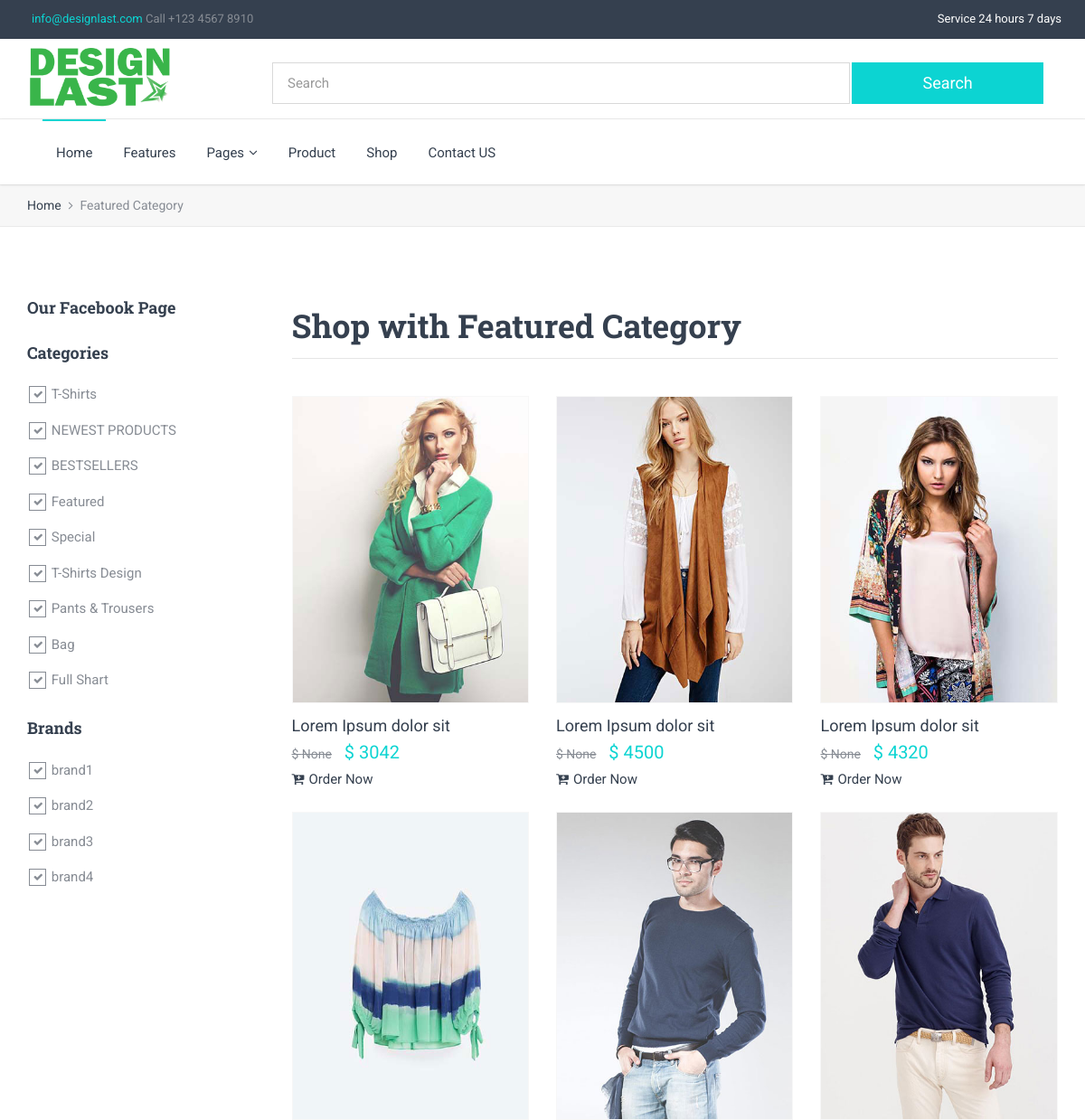
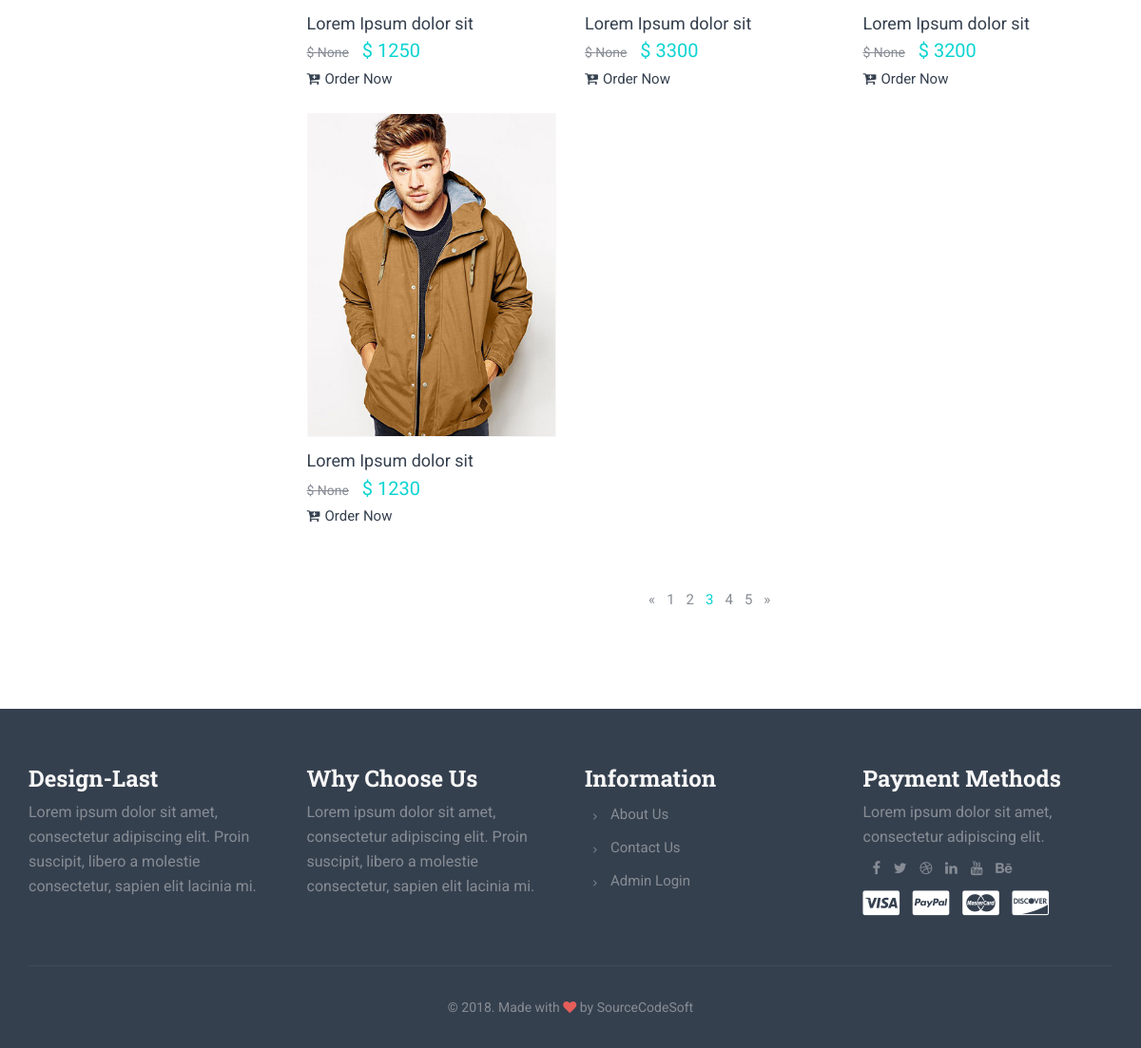
Page /category/Featured/ on the committed database (2 pictures, top to bottom).
### shopapp/models.py (models this page shows, shortened)
class Category(models.Model):
    name = models.CharField(max_length = 20, unique = True)
    create_at = models.DateTimeField(auto_now = True, auto_now_add = False)

class Brand(models.Model):
    name = models.CharField(max_length = 20, unique = True)
    create_at = models.DateTimeField(auto_now = True, auto_now_add = False)

class Product(models.Model):
    name = models.CharField(max_length = 100)
    product_code = models.IntegerField(blank = True, null = True)
    price = models.IntegerField()
    discount_price = models.IntegerField(blank = True, null = True)
    discount_off_price = models.IntegerField(blank = True, null = True)
    category = models.ForeignKey(Category, on_delete = models.CASCADE)
    color = models.ForeignKey(Color, on_delete = models.CASCADE)
    brand_name = models.ForeignKey(Brand, on_delete = models.CASCADE)
    image = models.ImageField(upload_to = 'product')
    order_now_link = models.URLField(max_length=200, blank=False)
    description = models.TextField()
    publish_on = models.DateTimeField(auto_now = False, auto_now_add = True)
    update_on = models.DateTimeField(auto_now = False, auto_now_add = True)

### shopapp/views.py (the view)
# urls.py: path('category/<name>/', Category_View.as_view(), name = 'Category_View'),
class Category_View(View):
    def get(self, request, name):
        category_product = Product.objects.filter(category__name = name)
        category_by_item = Category.objects.all()
        title_category = get_object_or_404(Category, name = name)
        brand_name = Brand.objects.all()
        search_query = request.GET.get('search_q')
        if search_query:
            product_obj = Product.filter(name__icontains = search_query)
        context = {
            'cat' : category_product,
            'cat_widget_item' : category_by_item,
            'brand_name' : brand_name,
            'title_category' : title_category
        }
        return render(request, 'design/shop-sidebar-left.html', context)

### templates/design/shop-sidebar-left.html (shortened to what this page needs)
{% extends 'app/base.html' %}
{% load static %}
{% block content %}
        <div class="breadcrumbs">
            <div class="container">
                <div class="row">
                    <div class="col-sm-12">
                        <ul>
                            <li><a href="{% url 'homepage' %}">Home</a></li>
                            <li class="active">{{ title_category.name }} Category</li>
                        </ul>
                    </div>
                </div>
            </div>
        </div>
        <section class="section white-backgorund">
            <div class="container">
                <div class="row">
                    <div class="col-sm-3">
                    <div class="widget">
                        <h6 class="subtitle">Our Facebook Page</h6>
                        </div>
                        <div class="widget">
                            <h6 class="subtitle">Categories</h6>
                            <ul class="list list-unstyled">
                              {% if cat_widget_item %}
                              {% for cat_widget in cat_widget_item %}
                                <li>
                                    <div class="checkbox-input checkbox-default">
                                        <input id="mens-category" class="styled" type="checkbox" checked>
                                        <label for="mens-category">
                                            {{cat_widget.name}}
                                        </label>
                                    </div>
                                </li>
                                {% endfor %}
                                {% endif %}
                            </ul>
                        </div>
                        <div class="widget">
                            <h6 class="subtitle">Brands</h6>
                            <ul class="list list-unstyled">
                              {% if brand_name %}
                              {% for brand in brand_name %}
                                <li>
                                    <div class="checkbox-input">
                                        <input id="armani-brand" class="styled" type="checkbox" checked>
                                        <label for="armani-brand">
                                            {{brand.name}}
                                        </label>
                                    </div>
                                </li>
                            {% endfor %}
                            {% endif %}
                            </ul>
                        </div>
                    </div>
                    <div class="col-sm-9">
                        <div class="row">
                            <div class="col-sm-12 text-left">
                                <h2 class="title">Shop with {{title_category.name}} Category</h2>
                            </div>
                        </div>
                        <hr class="spacer-5"><hr class="spacer-20 no-border">
                        <div class="row column-3">
                          {% if cat %}
                          {% for item in cat %}
                            <div class="col-sm-6 col-md-4">
                                <div class="thumbnail store style1">
                                    <div class="header">
                                        <figure class="layer">
                                            <a href="javascript:void(0);">
                                                <img src="/media/{{item.image}}" alt="">
                                            </a>
                                        </figure>
                                    </div>
                                    <div class="caption">
                                        <h6 class="regular"><a href="{% url 'Single_page_views' item.id %}">{{ item.name }}</a></h6>
                                        <div class="price">
                                            <small class="amount off">$ {{ item.discount_price }}</small>
                                            <span class="amount text-primary">$ {{ item.price }}</span>
                                        </div>
                                        <a href="{{item.order_now_link}}"><i class="fa fa-cart-plus mr-5"></i>Order Now</a>
                                    </div>
                                </div>
                            </div>
                            {% endfor %}
                            {% endif %}
                        </div>
                        <hr class="spacer-10 no-border">
                        <div class="row">
                            <div class="col-sm-12 text-center">
                                <nav>
                                    <ul class="pagination">
                                        <li class="disabled"><a href="#" aria-label="Previous"><span aria-hidden="true">&laquo;</span></a></li>
                                        <li><a href="#">1</a></li>
                                        <li><a href="#">2</a></li>
                                        <li class="active"><a href="#">3</a></li>
                                        <li><a href="#">4</a></li>
                                        <li><a href="#">5</a></li>
                                        <li><a href="#" aria-label="Next"><span aria-hidden="true">&raquo;</span></a></li>
                                    </ul>
                                </nav>
                            </div>
                        </div>
                    </div>
                </div>
            </div>
        </section>
{% endblock %}

### rows in the picture
Category: name "Featured"
Category: name "T-Shirts"
Category: name "NEWEST PRODUCTS"
Category: name "BESTSELLERS"
Category: name "Special"
Category: name "T-Shirts Design"
Category: name "Pants & Trousers"
Category: name "Bag"
Category: name "Full Shart"
Brand: name "brand1"
Brand: name "brand2"
Brand: name "brand3"
Brand: name "brand4"
Product: image (picture), name "Lorem Ipsum dolor sit", discount_price "None", price "3042"
Product: image (picture), name "Lorem Ipsum dolor sit", discount_price "None", price "4500"
Product: image (picture), name "Lorem Ipsum dolor sit", discount_price "None", price "4320"
Product: image (picture), name "Lorem Ipsum dolor sit", discount_price "None", price "1250"
Product: image (picture), name "Lorem Ipsum dolor sit", discount_price "None", price "3300"
Product: image (picture), name "Lorem Ipsum dolor sit", discount_price "None", price "3200"
Product: image (picture), name "Lorem Ipsum dolor sit", discount_price "None", price "1230"
